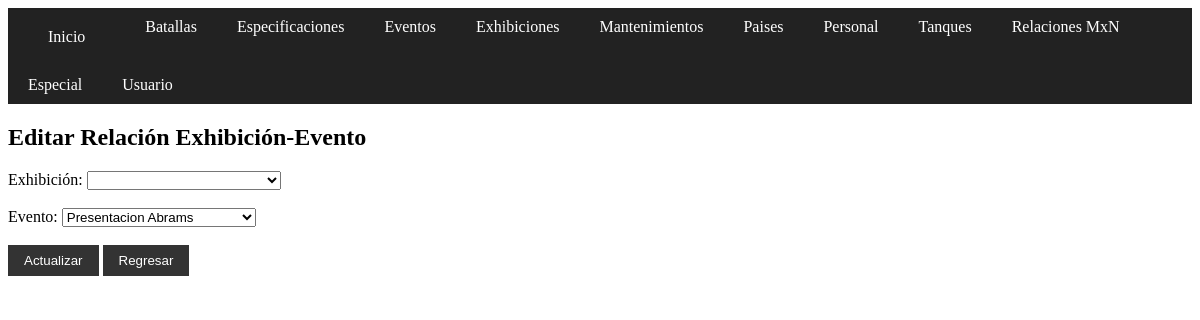
/exhibicion_evento/update.php?id=1, run on an earlier commit of the app's database.
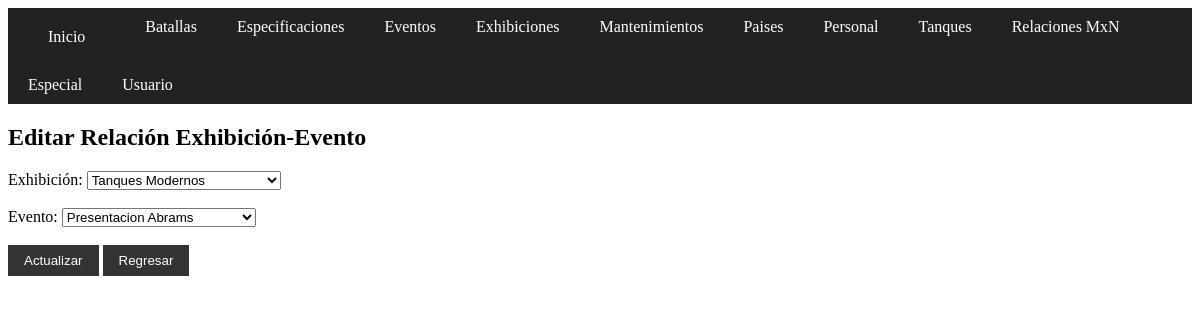
And on a later commit of the database.
### tables this page shows
CREATE TABLE `exhibicion_evento` (
  `id_EVEX` int(11) NOT NULL AUTO_INCREMENT,
  `id_exhibicion` int(11) DEFAULT NULL,
  `id_evento` int(11) DEFAULT NULL,
  PRIMARY KEY (`id_EVEX`),
  KEY `id_evento` (`id_evento`),
  KEY `exhibicion_evento_ibfk_1` (`id_exhibicion`),
  CONSTRAINT `exhibicion_evento_ibfk_1` FOREIGN KEY (`id_exhibicion`) REFERENCES `exhibiciones` (`id_exhibicion`),
  CONSTRAINT `exhibicion_evento_ibfk_2` FOREIGN KEY (`id_evento`) REFERENCES `eventos` (`id_evento`)
);

CREATE TABLE `eventos` (
  `id_evento` int(11) NOT NULL AUTO_INCREMENT,
  `fecha_in` datetime DEFAULT NULL,
  `fecha_fin` datetime DEFAULT NULL,
  `nombre_evento` varchar(100) DEFAULT NULL,
  `descripcion_evento` varchar(255) DEFAULT NULL,
  PRIMARY KEY (`id_evento`)
);

CREATE TABLE `exhibiciones` (
  `id_exhibicion` int(11) NOT NULL AUTO_INCREMENT,
  `nombre_ex` varchar(100) DEFAULT NULL,
  `fecha_exhibicion` date DEFAULT NULL,
  `lugar_exhibicion` varchar(100) DEFAULT NULL,
  `descripcion_exhibicion` varchar(255) DEFAULT NULL,
  `id_tanque` int(11) DEFAULT NULL,
  PRIMARY KEY (`id_exhibicion`),
  KEY `exhibiciones_ibfk_1` (`id_tanque`),
  CONSTRAINT `exhibiciones_ibfk_1` FOREIGN KEY (`id_tanque`) REFERENCES `tanques` (`id_tanque`)
);

### exhibicion_evento/update.php (the view, shortened to what this page needs)
<?php
include_once "../config.php";
$id = $_GET['id'] ?? null;
if ($id) {
    $sql = "SELECT * FROM exhibicion_evento WHERE id_EVEX=?";
    $stmt = $conn->prepare($sql);
    $stmt->bind_param("i", $id);
    $stmt->execute();
    $relacion = $stmt->get_result()->fetch_assoc();
    $exhibiciones = [];
    $result = $conn->query("SELECT id_exhibicion, nombre_ex FROM exhibiciones");
    while ($row = $result->fetch_assoc()) {
        $exhibiciones[] = $row;
    }
    $eventos = [];
    $result = $conn->query("SELECT id_evento, nombre_evento FROM eventos");
    while ($row = $result->fetch_assoc()) {
        $eventos[] = $row;
    }
} else {
    header("Location: read.php");
    exit;
}
?>
<!DOCTYPE html>
<html>
<head>
    <link rel="stylesheet" href="../estilos.css">
</head>
<body>
<?php include "../menu.php"; ?>
<h2>Editar Relación Exhibición-Evento</h2>
<form method="post">
    Exhibición:
    <select name="id_exhibicion" required>
        <?php foreach ($exhibiciones as $exh): ?>
            <option value="<?= $exh['id_exhibicion'] ?>"
                <?= ($relacion['id_exhibicion'] == $exh['id_exhibicion']) ? 'selected' : '' ?>>
                <?= htmlspecialchars($exh['nombre_ex']) ?>
            </option>
        <?php endforeach; ?>
    </select><br><br>
    Evento:
    <select name="id_evento" required>
        <?php foreach ($eventos as $evt): ?>
            <option value="<?= $evt['id_evento'] ?>"
                <?= ($relacion['id_evento'] == $evt['id_evento']) ? 'selected' : '' ?>>
                <?= htmlspecialchars($evt['nombre_evento']) ?>
            </option>
        <?php endforeach; ?>
    </select><br><br>
    <input type="submit" value="Actualizar">
    <input type="submit" value="Regresar" formaction="read.php" formnovalidate>
</form>
</body>
</html>

What changed in the data, as far as the page shows it:
changed through a linked row, exhibicion_evento "Presentacion Abrams": id_exhibicion (not shown) → "Tanques Modernos"
